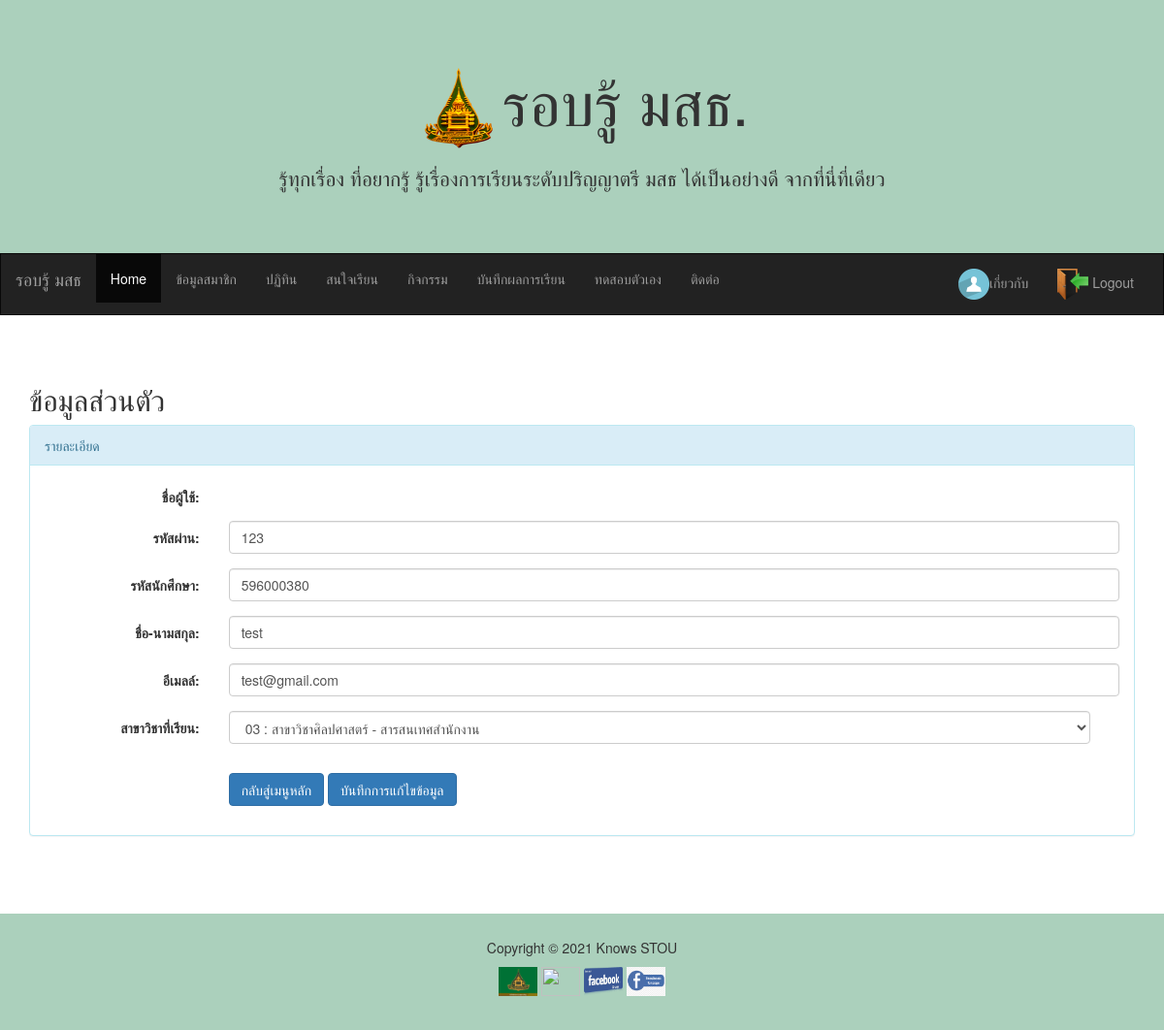
Page /member/m_info.php on the committed database.
### tables this page shows
CREATE TABLE `user` (
  `user` varchar(20) NOT NULL,
  `pass` varchar(20) NOT NULL,
  `stou_id` varchar(10) NOT NULL,
  `name` varchar(100) NOT NULL,
  `email` varchar(100) NOT NULL,
  `study` varchar(2) NOT NULL,
  `reg_date` datetime DEFAULT NULL,
  `role` varchar(1) NOT NULL
);

### member/m_info.php (the view, shortened to what this page needs)
<?php include '../include/header2.php';?>
<nav class="navbar navbar-inverse">
  <div class="container-fluid">
    <div class="navbar-header">
      <a class="navbar-brand" href="#"> รอบรู้ มสธ</a>
    </div>
    <div class="collapse navbar-collapse" id="myNavbar">
      <ul class="nav navbar-nav">
        <li class="active"><a href="#">Home</a></li>
        <li><a href="#">ข้อมูลสมาชิก</a></li>
        <li><a href="#">ปฏิทิน</a></li>
        <li><a href="#">สนใจเรียน</a></li>
        <li><a href="#">กิจกรรม</a></li>
        <li><a href="./member/m_grade.php">บันทึกผลการเรียน</a></li>
        <li><a href="#">ทดสอบตัวเอง</a></li>
        <li><a href="#">ติดต่อ</a></li>
      </ul>
      <ul class="nav navbar-nav navbar-right">
        <li><a href="./m_info.php"><img src="../img/person.png" width="32px" hegiht="32px">เกี่ยวกับ <?php echo $_SESSION["user"] ; ?></a> </li>
        <li><a href="../logout.php"><img src="../img/out.png" width="32px" hegiht="32px"> Logout</a> </li>
      </ul>
    </div>
  </div>
</nav>
<?php
$user = $_SESSION["user"];
$servername = "localhost";
$username = "root";
$password = "";
$dbname = "stou";
$conn = new mysqli($servername, $username, $password, $dbname);
mysqli_set_charset($conn,"utf8");
$StrSQL = "SELECT * FROM user WHERE user = '$user'";
$result = $conn->query($StrSQL);
$p = "";
$stou_id = "";
$name = "";
$email = "";
$study = "";
if ($result->num_rows > 0) {
    while($row = $result->fetch_assoc()) {
      $p = $row["pass"];
      $stou_id = $row["stou_id"];
      $name = $row["name"];
      $email = $row["email"];
      $study = $row["study"];
    }
  }
?>
<div class="container">
<h2>ข้อมูลส่วนตัว</h2>
  <form class="form-horizontal" action="../action/updInfoAction.php" method="post">
  <div class="panel panel-info">
      <div class="panel-heading">รายละเอียด</div>
      <div class="panel-body">
      <div class="form-group">
      <label class="control-label col-sm-2" for="user_login">ชื่อผู้ใช้:</label>
      <div class="col-sm-10">
      </div>
    </div>
    <div class="form-group">
      <label class="control-label col-sm-2" for="user_pwd">รหัสผ่าน:</label>
      <div class="col-sm-10">
        <input type="text" class="form-control" id="user_pwd" placeholder="Enter User Password" name="user_pwd" value = "<?php echo $p; ?>">
      </div>
    </div>
    <div class="form-group">
      <label class="control-label col-sm-2" for="user_id">รหัสนักศึกษา:</label>
      <div class="col-sm-10">
        <input type="number" class="form-control" id="user_id" placeholder="Enter STOU ID" name="user_id" value="<?php echo $stou_id ; ?>">
      </div>
    </div>
    <div class="form-group">
      <label class="control-label col-sm-2" for="user_name">ชื่อ-นามสกุล:</label>
      <div class="col-sm-10">
        <input type="text" class="form-control" id="user_name" placeholder="Enter Name" name="user_name" value="<?php echo $name; ?>">
      </div>
    </div>
    <div class="form-group">
      <label class="control-label col-sm-2" for="user_email">อีเมลล์:</label>
      <div class="col-sm-10">
        <input type="email" class="form-control" id="user_email" placeholder="Enter Email" name="user_email" value="<?php echo $email; ?>">
      </div>
    </div>
    <div class="form-group">
      <label class="control-label col-sm-2" for="user_study">สาขาวิชาที่เรียน:</label>
      <div class="col-sm-10">
        <div class="form-group col-sm-12">
                <select class="input-large form-control"  name="user_study" id="user_study">
                   <?php
                        if($study == 3){
                            echo "<option value=\"03\" selected>03 : สาขาวิชาศิลปศาสตร์ - สารสนเทศสำนักงาน</option>";
                        }else{
                            echo "<option value=\"03\">03 : สาขาวิชาศิลปศาสตร์ - สารสนเทศสำนักงาน</option>";
                        }
                   ?>
                </select>
            </div>
      </div>
    </div>
    <div class="form-group">
      <div class="col-sm-offset-2 col-sm-10">
        <a href="../m_index.php"><button type="button" class="btn btn-primary">กลับสู่เมนูหลัก</button></a>
        <button type="submit" class="btn btn-primary">บันทึกการแก้ไขข้อมูล</button>
      </div>
    </div>
      </div>
    </div>
  </form>
</div>
</div><br>
<br><br>
<?php include '../include/footer2.php';?>

### include/header2.php (style rules this page uses)
.navbar { margin-bottom: 50px; border-radius: 0; }

### rows in the picture
user: user_pwd "123", user_id "596000380", user_name "test", user_email "test@gmail.com", user_study "03 : สาขาวิชาศิลปศาสตร์ - สารสนเทศสำนักงาน"
